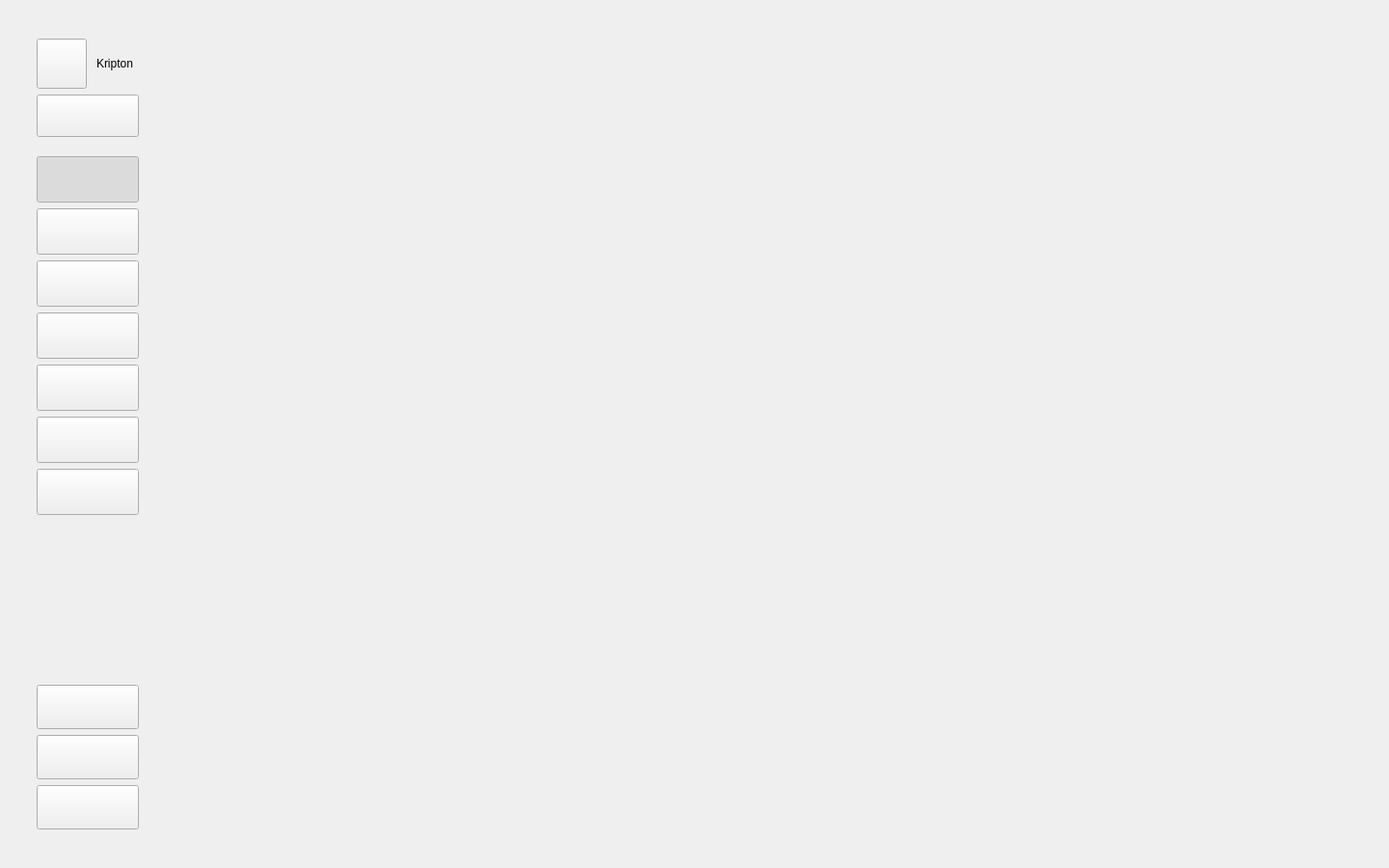
<?xml version='1.0' encoding='utf-8'?>
<ui version="4.0">
 <class>MainWindow</class>
 <widget class="QCustomQMainWindow" name="MainWindow">
  <property name="geometry">
   <rect><x>0</x><y>0</y><width>1440</width><height>900</height></rect>
  </property>
  <property name="minimumSize">
   <size><width>1200</width><height>780</height></size>
  </property>
  <property name="windowTitle">
   <string>Crypto — Dashboard</string>
  </property>
  <widget class="QWidget" name="centralwidget">
   <layout class="QHBoxLayout" name="rootLayout">
    <property name="spacing"><number>22</number></property>
    <property name="leftMargin"><number>22</number></property>
    <property name="topMargin"><number>22</number></property>
    <property name="rightMargin"><number>22</number></property>
    <property name="bottomMargin"><number>22</number></property>
    <item>
     <widget class="QCustomSidebar" name="sidebar">
      <property name="minimumSize"><size><width>84</width><height>0</height></size></property>
      <property name="maximumSize"><size><width>230</width><height>16777215</height></size></property>
      <property name="collapsedWidth" stdset="0"><number>84</number></property>
      <property name="expandedWidth" stdset="0"><number>230</number></property>
      <property name="defaultWidth" stdset="0"><number>84</number></property>
      <property name="animationDuration" stdset="0"><number>300</number></property>
      <layout class="QVBoxLayout" name="sidebarLayout">
       <property name="spacing"><number>6</number></property>
       <property name="leftMargin"><number>16</number></property>
       <property name="topMargin"><number>18</number></property>
       <property name="rightMargin"><number>16</number></property>
       <property name="bottomMargin"><number>18</number></property>
       <item>
        <layout class="QHBoxLayout" name="brandRow">
         <property name="spacing"><number>10</number></property>
         <item>
          <widget class="QPushButton" name="logoBtn">
           <property name="minimumSize"><size><width>52</width><height>52</height></size></property>
           <property name="maximumSize"><size><width>52</width><height>52</height></size></property>
           <property name="iconSize"><size><width>24</width><height>24</height></size></property>
           <property name="cursor"><cursorShape>PointingHandCursor</cursorShape></property>
           <property name="text"><string /></property>
          </widget>
         </item>
         <item>
          <widget class="QLabel" name="brandName">
           <property name="text"><string>Kripton</string></property>
           <property name="role" stdset="0"><string>brandName</string></property>
          </widget>
         </item>
         <item>
          <spacer name="brandSpacer">
           <property name="orientation"><enum>Qt::Horizontal</enum></property>
           <property name="sizeHint" stdset="0"><size><width>6</width><height>10</height></size></property>
          </spacer>
         </item>
        </layout>
       </item>
       <item>
        <widget class="QPushButton" name="sidebarToggle">
         <property name="minimumSize"><size><width>0</width><height>44</height></size></property>
         <property name="iconSize"><size><width>20</width><height>20</height></size></property>
         <property name="cursor"><cursorShape>PointingHandCursor</cursorShape></property>
         <property name="text"><string /></property>
        </widget>
       </item>
       <item>
        <spacer name="navTopSpacer">
         <property name="orientation"><enum>Qt::Vertical</enum></property>
         <property name="sizeHint" stdset="0"><size><width>10</width><height>14</height></size></property>
         <property name="sizeType"><enum>QSizePolicy::Fixed</enum></property>
        </spacer>
       </item>
       <item>
        <widget class="QCustomSidebarButton" name="navDashboard">
         <property name="minimumSize"><size><width>0</width><height>48</height></size></property>
         <property name="checkable"><bool>true</bool></property>
         <property name="autoExclusive"><bool>true</bool></property>
         <property name="checked"><bool>true</bool></property>
         <property name="labelText" stdset="0"><string>Dashboard</string></property>
         <property name="iconSize"><size><width>22</width><height>22</height></size></property>
         <property name="cursor"><cursorShape>PointingHandCursor</cursorShape></property>
        </widget>
       </item>
       <item>
        <widget class="QCustomSidebarButton" name="navMarkets">
         <property name="minimumSize"><size><width>0</width><height>48</height></size></property>
         <property name="checkable"><bool>true</bool></property>
         <property name="autoExclusive"><bool>true</bool></property>
         <property name="labelText" stdset="0"><string>Markets</string></property>
         <property name="iconSize"><size><width>22</width><height>22</height></size></property>
         <property name="cursor"><cursorShape>PointingHandCursor</cursorShape></property>
        </widget>
       </item>
       <item>
        <widget class="QCustomSidebarButton" name="navWallet">
         <property name="minimumSize"><size><width>0</width><height>48</height></size></property>
         <property name="checkable"><bool>true</bool></property>
         <property name="autoExclusive"><bool>true</bool></property>
         <property name="labelText" stdset="0"><string>Wallet</string></property>
         <property name="iconSize"><size><width>22</width><height>22</height></size></property>
         <property name="cursor"><cursorShape>PointingHandCursor</cursorShape></property>
        </widget>
       </item>
       <item>
        <widget class="QCustomSidebarButton" name="navReports">
         <property name="minimumSize"><size><width>0</width><height>48</height></size></property>
         <property name="checkable"><bool>true</bool></property>
         <property name="autoExclusive"><bool>true</bool></property>
         <property name="labelText" stdset="0"><string>Reports</string></property>
         <property name="iconSize"><size><width>22</width><height>22</height></size></property>
         <property name="cursor"><cursorShape>PointingHandCursor</cursorShape></property>
        </widget>
       </item>
       <item>
        <widget class="QCustomSidebarButton" name="navExchange">
         <property name="minimumSize"><size><width>0</width><height>48</height></size></property>
         <property name="checkable"><bool>true</bool></property>
         <property name="autoExclusive"><bool>true</bool></property>
         <property name="labelText" stdset="0"><string>Exchange</string></property>
         <property name="iconSize"><size><width>22</width><height>22</height></size></property>
         <property name="cursor"><cursorShape>PointingHandCursor</cursorShape></property>
        </widget>
       </item>
       <item>
        <widget class="QCustomSidebarButton" name="navStats">
         <property name="minimumSize"><size><width>0</width><height>48</height></size></property>
         <property name="checkable"><bool>true</bool></property>
         <property name="autoExclusive"><bool>true</bool></property>
         <property name="labelText" stdset="0"><string>Statistics</string></property>
         <property name="iconSize"><size><width>22</width><height>22</height></size></property>
         <property name="cursor"><cursorShape>PointingHandCursor</cursorShape></property>
        </widget>
       </item>
       <item>
        <widget class="QCustomSidebarButton" name="navContacts">
         <property name="minimumSize"><size><width>0</width><height>48</height></size></property>
         <property name="checkable"><bool>true</bool></property>
         <property name="autoExclusive"><bool>true</bool></property>
         <property name="labelText" stdset="0"><string>Contacts</string></property>
         <property name="iconSize"><size><width>22</width><height>22</height></size></property>
         <property name="cursor"><cursorShape>PointingHandCursor</cursorShape></property>
        </widget>
       </item>
       <item>
        <spacer name="sidebarSpacer">
         <property name="orientation"><enum>Qt::Vertical</enum></property>
         <property name="sizeHint" stdset="0"><size><width>20</width><height>40</height></size></property>
        </spacer>
       </item>
       <item>
        <widget class="QCustomSidebarButton" name="themeToggle">
         <property name="minimumSize"><size><width>0</width><height>46</height></size></property>
         <property name="labelText" stdset="0"><string>Dark mode</string></property>
         <property name="iconSize"><size><width>20</width><height>20</height></size></property>
         <property name="cursor"><cursorShape>PointingHandCursor</cursorShape></property>
        </widget>
       </item>
       <item>
        <widget class="QCustomSidebarButton" name="navDocs">
         <property name="minimumSize"><size><width>0</width><height>46</height></size></property>
         <property name="labelText" stdset="0"><string>Docs</string></property>
         <property name="iconSize"><size><width>20</width><height>20</height></size></property>
         <property name="cursor"><cursorShape>PointingHandCursor</cursorShape></property>
        </widget>
       </item>
       <item>
        <widget class="QCustomSidebarButton" name="navSettings">
         <property name="minimumSize"><size><width>0</width><height>46</height></size></property>
         <property name="labelText" stdset="0"><string>Settings</string></property>
         <property name="iconSize"><size><width>20</width><height>20</height></size></property>
         <property name="cursor"><cursorShape>PointingHandCursor</cursorShape></property>
        </widget>
       </item>
      </layout>
     </widget>
    </item>
    <item>
     <widget class="QCustomQStackedWidget" name="pageStack">
      <property name="sizePolicy">
       <sizepolicy hsizetype="Expanding" vsizetype="Expanding">
        <horstretch>1</horstretch><verstretch>0</verstretch>
       </sizepolicy>
      </property>
      <property name="slideTransition" stdset="0"><bool>true</bool></property>
      <property name="transitionTime" stdset="0"><number>320</number></property>
      <widget class="QCustomComponentContainer" name="dashboardContainer">
       <property name="filePath" stdset="0"><string>ui/DashboardComponent.ui</string></property>
       <property name="previewComponent" stdset="0"><bool>false</bool></property>
      </widget>
     </widget>
    </item>
   </layout>
  </widget>
 </widget>
 <customwidgets>
  <customwidget>
   <class>QCustomQMainWindow</class>
   <extends>QMainWindow</extends>
   <header>Custom_Widgets.QCustomQMainWindow</header>
   <container>1</container>
  </customwidget>
  <customwidget>
   <class>QCustomSidebar</class>
   <extends>QWidget</extends>
   <header>Custom_Widgets.QCustomSidebar</header>
   <container>1</container>
  </customwidget>
  <customwidget>
   <class>QCustomSidebarButton</class>
   <extends>QPushButton</extends>
   <header>Custom_Widgets.QCustomSidebarButton</header>
  </customwidget>
  <customwidget>
   <class>QCustomQStackedWidget</class>
   <extends>QStackedWidget</extends>
   <header>Custom_Widgets.QCustomQStackedWidget</header>
   <container>1</container>
  </customwidget>
  <customwidget>
   <class>QCustomComponentContainer</class>
   <extends>QWidget</extends>
   <header>Custom_Widgets.QCustomComponentContainer</header>
   <container>1</container>
  </customwidget>
 <customwidget><class>QPushButton</class><extends>QPushButton</extends><header location="global">Custom_Widgets.Theme.h</header><container>1</container></customwidget><customwidget><class>QLabel</class><extends>QLabel</extends><header location="global">Custom_Widgets.Theme.h</header><container>1</container></customwidget></customwidgets>
 <connections />
</ui>
